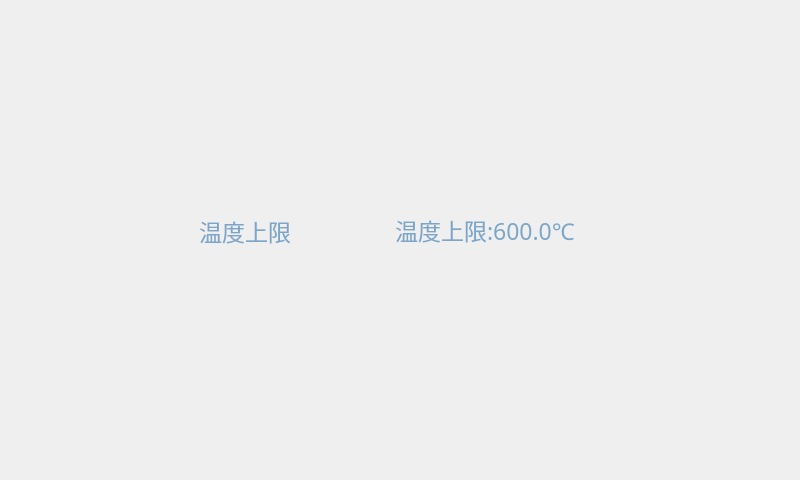
<?xml version="1.0" encoding="UTF-8"?>
<ui version="4.0">
 <class>hp_mulhom_edit</class>
 <widget class="QWidget" name="hp_mulhom_edit">
  <property name="geometry">
   <rect>
    <x>0</x>
    <y>0</y>
    <width>800</width>
    <height>480</height>
   </rect>
  </property>
  <property name="windowTitle">
   <string>Form</string>
  </property>
  <widget class="QFrame" name="frame">
   <property name="geometry">
    <rect>
     <x>0</x>
     <y>0</y>
     <width>800</width>
     <height>480</height>
    </rect>
   </property>
   <property name="styleSheet">
    <string notr="true">background-image:url(:/res/res/setting_background.png);
border:0px solid #000000;</string>
   </property>
   <property name="frameShape">
    <enum>QFrame::StyledPanel</enum>
   </property>
   <property name="frameShadow">
    <enum>QFrame::Raised</enum>
   </property>
   <widget class="QToolButton" name="toolButton_back">
    <property name="geometry">
     <rect>
      <x>0</x>
      <y>0</y>
      <width>131</width>
      <height>61</height>
     </rect>
    </property>
    <property name="palette">
     <palette>
      <active>
       <colorrole role="WindowText">
        <brush brushstyle="SolidPattern">
         <color alpha="255">
          <red>124</red>
          <green>166</green>
          <blue>201</blue>
         </color>
        </brush>
       </colorrole>
       <colorrole role="Text">
        <brush brushstyle="SolidPattern">
         <color alpha="255">
          <red>124</red>
          <green>166</green>
          <blue>201</blue>
         </color>
        </brush>
       </colorrole>
       <colorrole role="ButtonText">
        <brush brushstyle="SolidPattern">
         <color alpha="255">
          <red>124</red>
          <green>166</green>
          <blue>201</blue>
         </color>
        </brush>
       </colorrole>
      </active>
      <inactive>
       <colorrole role="WindowText">
        <brush brushstyle="SolidPattern">
         <color alpha="255">
          <red>124</red>
          <green>166</green>
          <blue>201</blue>
         </color>
        </brush>
       </colorrole>
       <colorrole role="Text">
        <brush brushstyle="SolidPattern">
         <color alpha="255">
          <red>124</red>
          <green>166</green>
          <blue>201</blue>
         </color>
        </brush>
       </colorrole>
       <colorrole role="ButtonText">
        <brush brushstyle="SolidPattern">
         <color alpha="255">
          <red>124</red>
          <green>166</green>
          <blue>201</blue>
         </color>
        </brush>
       </colorrole>
      </inactive>
      <disabled>
       <colorrole role="WindowText">
        <brush brushstyle="SolidPattern">
         <color alpha="255">
          <red>120</red>
          <green>120</green>
          <blue>120</blue>
         </color>
        </brush>
       </colorrole>
       <colorrole role="Text">
        <brush brushstyle="SolidPattern">
         <color alpha="255">
          <red>120</red>
          <green>120</green>
          <blue>120</blue>
         </color>
        </brush>
       </colorrole>
       <colorrole role="ButtonText">
        <brush brushstyle="SolidPattern">
         <color alpha="255">
          <red>120</red>
          <green>120</green>
          <blue>120</blue>
         </color>
        </brush>
       </colorrole>
      </disabled>
     </palette>
    </property>
    <property name="font">
     <font>
      <family>微软雅黑</family>
      <pointsize>12</pointsize>
     </font>
    </property>
    <property name="styleSheet">
     <string notr="true">QToolButton {
border-image:url(:/res/res/setting_back.png);
}  
</string>
    </property>
    <property name="text">
     <string/>
    </property>
   </widget>
   <widget class="QLabel" name="label_16">
    <property name="geometry">
     <rect>
      <x>10</x>
      <y>210</y>
      <width>281</width>
      <height>41</height>
     </rect>
    </property>
    <property name="font">
     <font>
      <pointsize>17</pointsize>
     </font>
    </property>
    <property name="styleSheet">
     <string notr="true">background:transparent;
color:#7CA6C9;</string>
    </property>
    <property name="text">
     <string>温度上限</string>
    </property>
    <property name="alignment">
     <set>Qt::AlignRight|Qt::AlignTrailing|Qt::AlignVCenter</set>
    </property>
   </widget>
   <widget class="hp_QDoubleSpinBoxSet" name="ScrollBar_mulhom">
    <property name="geometry">
     <rect>
      <x>310</x>
      <y>210</y>
      <width>366</width>
      <height>44</height>
     </rect>
    </property>
    <property name="sizePolicy">
     <sizepolicy hsizetype="Maximum" vsizetype="Fixed">
      <horstretch>0</horstretch>
      <verstretch>0</verstretch>
     </sizepolicy>
    </property>
    <property name="maximumSize">
     <size>
      <width>16777215</width>
      <height>16777215</height>
     </size>
    </property>
    <property name="font">
     <font>
      <family>微软雅黑</family>
      <pointsize>17</pointsize>
     </font>
    </property>
    <property name="focusPolicy">
     <enum>Qt::NoFocus</enum>
    </property>
    <property name="styleSheet">
     <string notr="true">QDoubleSpinBox
{
background-color:transparent;

background-image:url(:/res/res/spinbox_text_bg.png);
color:#7CA6C9;
border:0px;
}
QDoubleSpinBox::up-button {
	subcontrol-origin:border;
    subcontrol-position:right;
    image: url(:/res/res/right_arrow_n.png);
    width: 40;
    height: 40;       
}
QDoubleSpinBox::down-button {
subcontrol-origin:border;
    subcontrol-position:left;
    border-image: url(:/res/res/left_arrow_n.png);
    width: 40;
    height: 40;
}
/*按钮按下样式*/
QDoubleSpinBox::up-button:pressed{
	subcontrol-origin:border;
    subcontrol-position:right;
    image: url(:/res/res/right_arrow_s.png);
    width: 40;
    height: 40;       
}
  
QDoubleSpinBox::down-button:pressed{
    subcontrol-position:left;
    image: url(:/res/res/left_arrow_s.png);
    width: 40;
    height: 40;
}

QDoubleSpinBox::down-arrow:disabled,QDoubleSpinBox::down-arrow:off 
{ 
   border-image: url(:/res/res/left_arrow_d.png);
    width: 40;
    height: 40;
}

QDoubleSpinBox::up-arrow:disabled,QDoubleSpinBox::up-arrow:off 
{ 
   border-image: url(:/res/res/right_arrow_d.png);
    width: 40;
    height: 40;
}</string>
    </property>
    <property name="alignment">
     <set>Qt::AlignCenter</set>
    </property>
    <property name="accelerated">
     <bool>true</bool>
    </property>
    <property name="prefix">
     <string>温度上限:</string>
    </property>
    <property name="suffix">
     <string>℃</string>
    </property>
    <property name="decimals">
     <number>1</number>
    </property>
    <property name="minimum">
     <double>300.000000000000000</double>
    </property>
    <property name="maximum">
     <double>1000.000000000000000</double>
    </property>
    <property name="singleStep">
     <double>0.100000000000000</double>
    </property>
    <property name="value">
     <double>600.000000000000000</double>
    </property>
   </widget>
  </widget>
 </widget>
 <customwidgets>
  <customwidget>
   <class>hp_QDoubleSpinBoxSet</class>
   <extends>QDoubleSpinBox</extends>
   <header location="global">hp_qdoublespinboxset.h</header>
  </customwidget>
 </customwidgets>
 <resources/>
 <connections/>
</ui>
